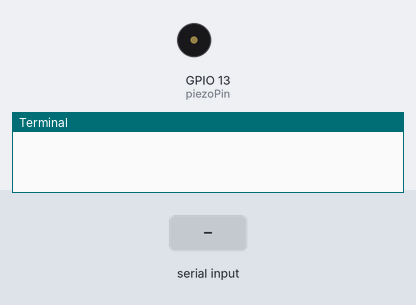
The program below on a simulated Raspberry Pi (BCM pin numbers). Shown: buzzer (waves = sounding), the last lines printed to the terminal. Inputs (shaded band) come from the test bench.

Above: at 1.2 s.
1.3 s: "5" typed at the terminal, then Enter
At 1.7 s:
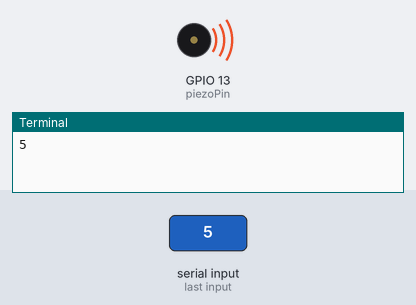
Timing chart, 0 to 4.3 s (numbered marks = the images above; inputs shaded):
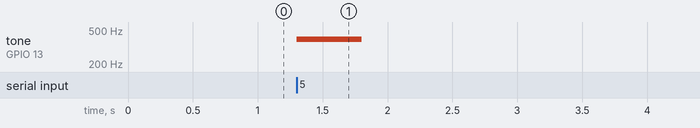

The program:

keyboard02.py
```python
import RPi.GPIO as GPIO
import time

piezoPin = 13
melody = [261, 293, 329, 349, 392, 440, 493, 523]

GPIO.setmode(GPIO.BCM)
GPIO.setup(piezoPin, GPIO.OUT)

# 아날로그 출력을 위한 객체 생성
Buzz = GPIO.PWM(piezoPin, 440)

try:
    while True:
        user_input = input()

        #try:
        melody_index = int(user_input) - 1
        if 0 <= melody_index < len(melody):
            Buzz.start(50)
            Buzz.ChangeFrequency(melody[melody_index])
            time.sleep(0.5)
            Buzz.stop()

        #except ValueError:
         #   pass

except KeyboardInterrupt:
    GPIO.cleanup()
```

Measured:
- after the input at 1.3 s, tone on GPIO 13 (piezoPin): silent → 392 Hz at once, → silent 0.50 s later
